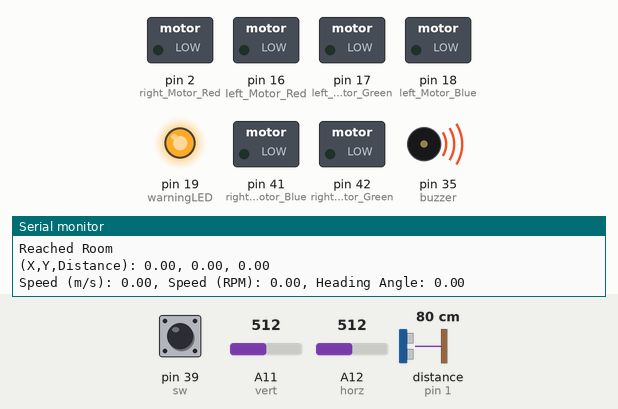
Simulated run of this sketch. Board: Arduino Mega 2560, built with avr-gcc and run on an emulated ATmega2560. Parts: switched loads named in the sketch (green lamp = pin HIGH), output pins drawn as LEDs (lit = HIGH), buzzer (waves = sounding, pin HIGH), the last lines printed to the serial monitor. Wiring (inferred from the names in the program): ultrasonic range finder: trigger pin 4; echo pin 1. The inputs (shaded band) are chosen by the test bench; at power-on: pin 39 (sw) HIGH, A11 (vert) = 512, A12 (horz) = 512, distance to the obstacle (sensor on pin 1) 80 cm. The echo pulse lasts 58.3 µs per cm; pins used as bus, display or sensor lines are not drawn.

Above: at 2.5 s.
2.6 s: pin 39 (sw) pulled LOW for 1.55 s
At 4.2 s:
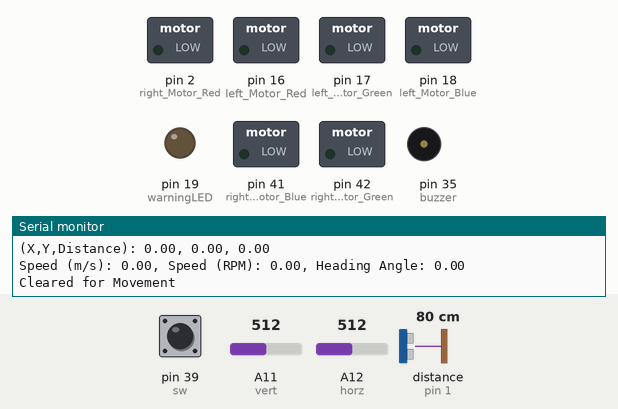
6.2 s: pin 39 (sw) pulled LOW for 3.2 s
At 9.0 s:
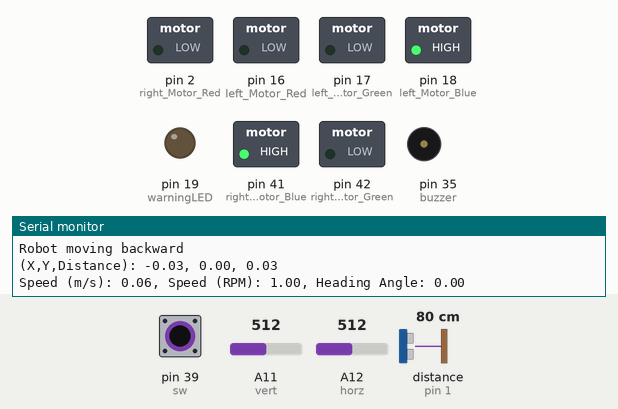
Timing chart, 0 to 11.1 s (numbered marks = the images above; inputs shaded):
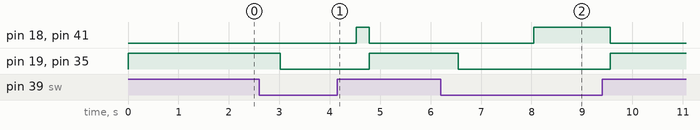

Measured:
- after the input at 2.6 s, pin 18 (left_Motor_Blue), pin 41 (right_Motor_Blue): LOW → HIGH after 1.9 s, → LOW 0.26 s later; pin 19 (warningLED), pin 35 (buzzer): HIGH → LOW after 0.42 s, → HIGH 1.8 s later
- after the input at 6.2 s, pin 18 (left_Motor_Blue), pin 41 (right_Motor_Blue): LOW → HIGH after 1.8 s, → LOW 1.5 s later; pin 19 (warningLED), pin 35 (buzzer): HIGH → LOW after 0.34 s, → HIGH 3.0 s later

The sketch:

sketch.ino
```cpp
/*
This code controls the RoboMed medication delivery robot simulation. It handles obstacle detection, movement,
and position tracking using various sensors and actuators. The robot uses an ultrasonic sensor for detecting obstacles
and a joystick for directional control. A pair of RGB LEDs simulate motor feedback, and an RFID system signals when
the robot reaches a designated room. Odometry calculations track the robot’s speed, position, and orientation,
enabling smooth navigation and movement within a defined hospital environment.
*/

//Robot's sepecification and dimensions
const float Rw = 0.075; // Distance between the center of the robot and each wheel (150mm chassis width)
const int pulses = 13; // Pulses per revolution (as per real encoder)
const float wheel_radius = 0.0325; // Radius of wheels
const float wheel_circumference = 2 * 3.14 * wheel_radius; // Wheels' circumeference in (m)
const float length_per_pulse = wheel_circumference / pulses; // Length per pulse in (m/pulse)

//Ultrasonic Sensor
const int trig = 4; // Trigger pin
const int echo = 1; // Echo pin
float ultrasonic_distance; // Distance variable
long ultrasonic_duration; // Ultrasonic wave time duration

//Joystick
const int vert = 11; // Vertical movement of Joystick (VRy)
const int horz = 12; // Horizontal movement of Joystick (VRx)


//Buzzer and RFID pins
const int buzzer = 35; // Buzzer pin
const int warningLED = 19; // RFID Indication LED
const int sw = 39; // RFID Tag (Slide Switch)


//DC Motors represented as RGB LEDs
const int left_Motor_Red = 16; // Left RGB LED red channel
const int left_Motor_Green = 17; // Left RGB LED green channel
const int left_Motor_Blue = 18; // Left RGB LED blue channel
const int right_Motor_Red = 2; // Right RGB LED red channel
const int right_Motor_Green = 42; // Right RGB LED green channel
const int right_Motor_Blue = 41; // Right RGB LED blue channel


//Odometry variables
const int sampling_time = 250; // Sampling time in milliseconds
float theta;          // Angle increment from one position to another in radians
float theta_deg;   // Angle increment from one position to another in degrees
float x_pos = 0;      // Robot's x position
float y_pos = 0;      // Robot's y position
unsigned long prevTime = 0; // Last time position/speed was updated
float v_r = 0;       // Speed of right motor
float v_l = 0;       // Speed of left motor
float v = 0;         // Speed at the center of the robot
int rpm_r = 0;       // RPM of right motor
int rpm_l = 0;       // RPM of left motor
float rpm = 0;       // RPM at the center of the robot
float d_r = 0;       // Distance measured from right encoder
float d_l = 0;       // Distance measured from left encoder
float d = 0;         // Distance from the center of the robot
int num_pulses_left = 0;   // Number of pulses left motor
int num_pulses_right = 0;  //  Number of pulses right motor
int prev_pulses_right = 0; // Store pulses from right motor each sampling time
int prev_pulses_left = 0;  // Store pulses from left motor each sampling time
bool isStopped = false;    // Flag to control prints when robot stops


void setup() {
  Serial.begin(115200);

  // Ultrasonic sensor pins
  pinMode(trig, OUTPUT);
  pinMode(echo, INPUT);

  // DC Motors pins
  pinMode(left_Motor_Red, OUTPUT);
  pinMode(left_Motor_Green, OUTPUT);
  pinMode(left_Motor_Blue, OUTPUT);
  pinMode(right_Motor_Red, OUTPUT);
  pinMode(right_Motor_Green, OUTPUT);
  pinMode(right_Motor_Blue, OUTPUT);

  // Buzzer pin
  pinMode(buzzer, OUTPUT);

  // RFID pins
  pinMode(warningLED, OUTPUT);
  pinMode(sw, INPUT_PULLUP);

  Serial.println("RoboMed Simulation Begins!");
}

void loop() {
  // Step 1: Ultrasonic Sensing Begins
  checkObstacleAndFinalDestination();

  delay(1000);

  // Step 2: If no obstacle, joystick inputs for direction
  if (!isStopped) {
    handleJoystick();
  }

  // Step 3: Updates and display odometric values every sampling interval
  updatePositionAndSpeed();
}

void checkObstacleAndFinalDestination() {
  /*
    Check for obstacles and if desired destination is reach
  */

  digitalWrite(trig, LOW);
  delayMicroseconds(10);
  digitalWrite(trig, HIGH);
  delayMicroseconds(10);
  digitalWrite(trig, LOW);

  ultrasonic_duration = pulseIn(echo, HIGH);
  ultrasonic_distance = (ultrasonic_duration * 0.0343) / 2;

  bool isSwitchPressed = digitalRead(sw) == HIGH;

  if ((ultrasonic_distance > 0 && ultrasonic_distance < 20) || isSwitchPressed) {
    if (!isStopped) {
      digitalWrite(warningLED, HIGH);
      setColor_left(0,  0, 0);
      setColor_right(0,  0, 0);
      digitalWrite(buzzer, HIGH);
      Serial.println("\nRobot Stopped Movement");
      if (isSwitchPressed){
        Serial.println("\nReached Room");
      }
      isStopped = true;
      delay(500);
    }
  } else {
    if (isStopped) {
      isStopped = false;
      digitalWrite(warningLED, LOW);
      digitalWrite(buzzer, LOW);
      Serial.println("\n\nCleared for Movement");
      delay(500);
    }
  }
}


void handleJoystick() {
  /*
    Handles joystick inputs for turning and movement
  */

  int xVal = analogRead(horz);
  int yVal = analogRead(vert);

  if (yVal > 3000) { // Move Forward
    Serial.println("\n\nRobot moving forward");
    setColor_left(255,  0, 0);
    setColor_right(255,  0, 0);
    num_pulses_right++;
    num_pulses_left++;
  } else if (yVal < 1000) { // Move Backward
    Serial.println("\n\nRobot moving backward");
    setColor_left(0,  0, 255);
    setColor_right(0,  0, 255);
    num_pulses_right--;
    num_pulses_left--;
  } else if (xVal < 1000) { // Turn Right
    Serial.println("\n\nRobot turning right");
    setColor_left(255,  0, 0);
    setColor_right(0,  0, 255);
    num_pulses_right--;
    num_pulses_left++;
  } else if (xVal > 3000) { // Turn Left
    Serial.println("\n\nRobot turning left");
    setColor_right(255,  0, 0);
    setColor_left(0,  0, 255);
    num_pulses_right++;
    num_pulses_left--;
  } else {
    Serial.println("\n\nNo motion");
    setColor_right(0,  0, 0);
    setColor_left(0,  0, 0);
  }
}


void updatePositionAndSpeed() {
  /*
    Updates robot's position and speed
  */

  unsigned long currentTime = millis();
  if (currentTime - prevTime >= sampling_time)
  {
    d_r = length_per_pulse * num_pulses_right;
    d_l = length_per_pulse * num_pulses_left;
    d = abs(d_r + d_l) / 2;
    float d_temp = (d_r + d_l) / 2;

    int delta_pulses_right = num_pulses_right - prev_pulses_right;
    int delta_pulses_left = num_pulses_left - prev_pulses_left;
    float d_r_increment;
    float d_l_increment;

    d_r_increment = length_per_pulse * delta_pulses_right;
    d_l_increment = length_per_pulse * delta_pulses_left;

    theta += (d_r_increment - d_l_increment) / (2 * Rw);
    theta_deg = (theta * 180) / 3.14;
    x_pos = d_temp * cos(theta);
    y_pos = d_temp * sin(theta);

    v_r = (d_r - prev_pulses_right * length_per_pulse) / (sampling_time * 0.001);
    v_l = (d_l - prev_pulses_left * length_per_pulse) / (sampling_time * 0.001);
    v = abs(v_r + v_l) / 2;

    rpm_r = (delta_pulses_right * 60 * 1000) / (pulses * sampling_time);
    rpm_l = (delta_pulses_left * 60 * 1000) / (pulses * sampling_time);
    rpm = (rpm_r + rpm_l) / 2;

    prev_pulses_right = num_pulses_right;
    prev_pulses_left = num_pulses_left;
    prevTime = currentTime;

    Serial.print("\n\n(X,Y,Distance): ");
    Serial.print(x_pos);
    Serial.print(", ");
    Serial.print(y_pos);
    Serial.print(", ");
    Serial.println(d);
    Serial.print("Speed (m/s): ");
    Serial.print(v);
    Serial.print(", Speed (RPM): ");
    Serial.print(rpm);
    Serial.print(", Heading Angle: ");
    Serial.print(theta_deg);
    delay(sampling_time);
  }
}

void setColor_left(int redValue, int greenValue,  int blueValue) {
  /*
    Sets left RGB LED color
  */

  analogWrite(left_Motor_Red, redValue);
  analogWrite(left_Motor_Green,  greenValue);
  analogWrite(left_Motor_Blue, blueValue);
}
void setColor_right(int redValue, int greenValue,  int blueValue) {
  /*
    Sets right RGB LED color
  */

  analogWrite(right_Motor_Red, redValue);
  analogWrite(right_Motor_Green,  greenValue);
  analogWrite(right_Motor_Blue, blueValue);
}
```
